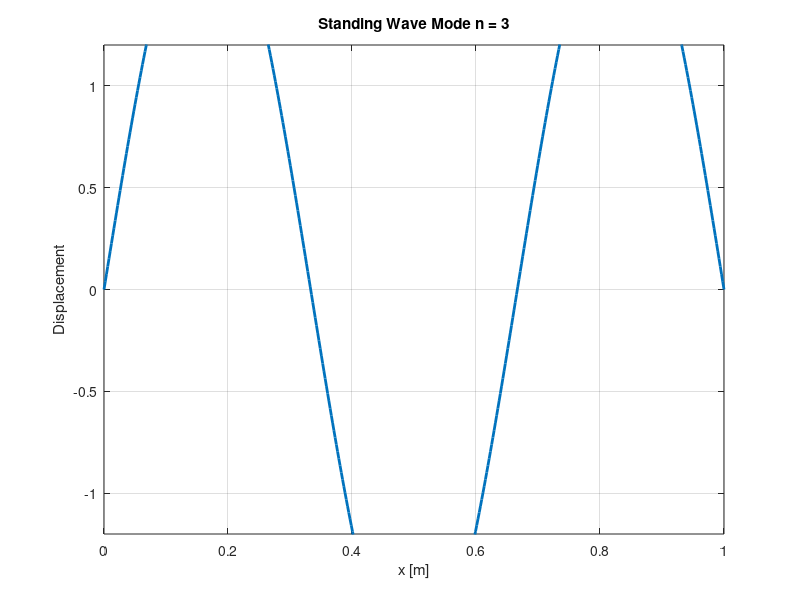

MATLAB code to generate this figure:
% Standing Wave Visualization
clear; clc;
close all 

% Parameters
L = 1;              % Length of the string [m]
A = 1;              % Amplitude
v = 1;              % Wave speed [m/s]
n = 3;              % Mode number (1 = fundamental, 2 = first overtone, etc.)
T = 4;              % Total time of simulation [s]
fps = 120;           % Frames per second for animation

% Derived quantities
k = n * pi / L;                 % Wavenumber
omega = v * k;                  % Angular frequency
x = linspace(0, L, 500);        % Spatial grid
tVec = linspace(0, T, T*fps);   % Time grid

% Prepare figure
figure(1);
h = plot(x, zeros(size(x)), 'LineWidth', 2);
ylim([-1.2 1.2]*A);
xlabel('x [m]');
ylabel('Displacement');
title(['Standing Wave Mode n = ' num2str(n)]);
grid on;

% Animation loop
for t = tVec
    y = 2*A * sin(k*x) .* cos(omega*t); % Standing wave expression
    set(h, 'YData', y);
    drawnow;
end
